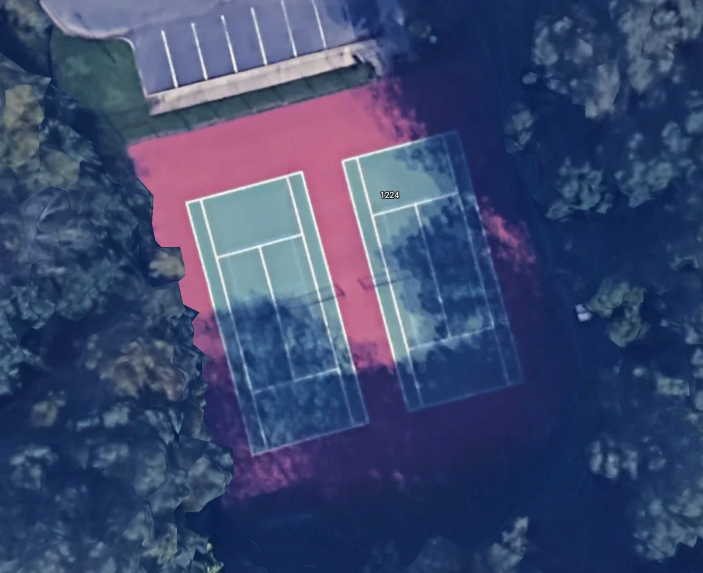
#> input picture 1.png, 1406 x 1146 px, found by its file name (shown at 1/2 size)
$ python test.py
#> lines starting #> are read from the running program, lines starting #| are printed output that depends on the picture; after the words box and inside, x2 and y2 are one past the last pixel; in counts of white or black regions, pixels touching at a corner belong together
import cv2
import numpy as np

# Load the image
image_path = '1.png'
image = cv2.imread(image_path)
#> image is the input picture: shape (1146, 1406, 3); mean B, G, R 110.6, 73.2, 60.8
hsv = cv2.cvtColor(image, cv2.COLOR_BGR2HSV)
#> hsv: shape (1146, 1406, 3); mean H, S, V 113.9, 145, 113.8

# Define the range of white color in HSV, adjusted for shadows
lower_white = np.array([0, 0, 100])
upper_white = np.array([180, 50, 255])

# Threshold the HSV image to get only white colors
mask = cv2.inRange(hsv, lower_white, upper_white)
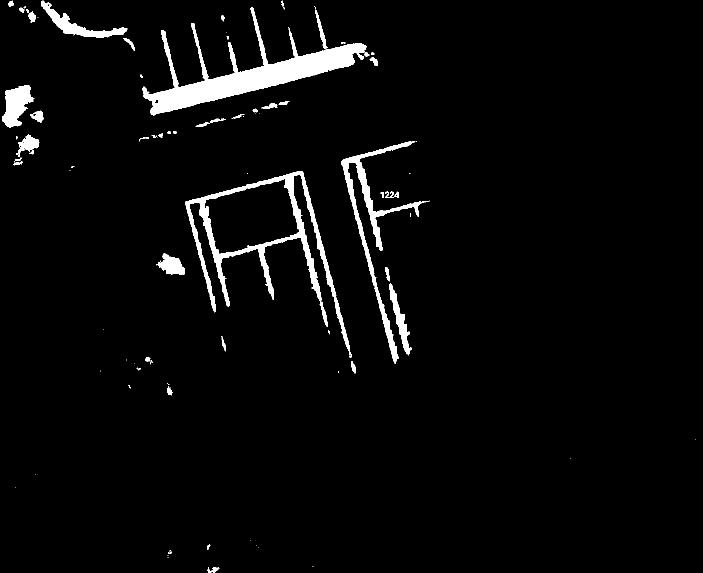
#> mask: shape (1146, 1406) (shown at 1/2 size); 3.6% white; 100 white regions (49 under 20 px), largest, box (x1, y1, x2, y2) and area: (285, 14, 733, 231) 21656, (370, 342, 704, 715) 14122, (683, 283, 859, 728) 7654

# Perform morphological operations to clean up the mask
kernel = np.ones((5, 5), np.uint8)
mask = cv2.morphologyEx(mask, cv2.MORPH_CLOSE, kernel)
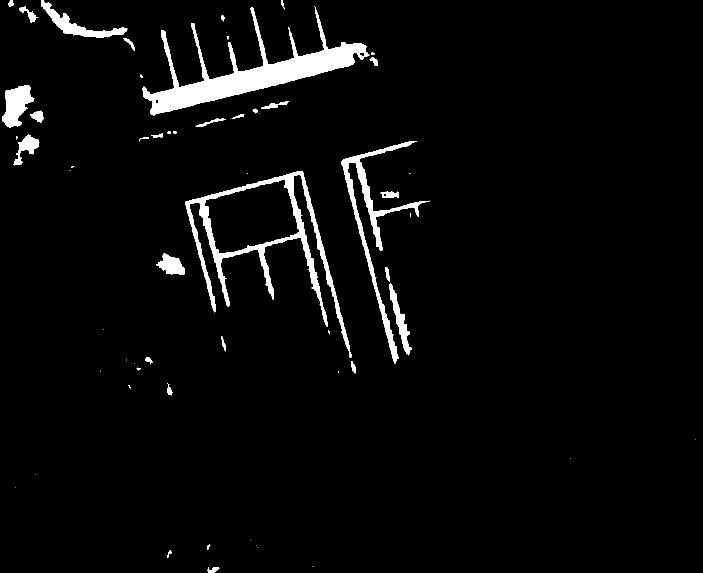
#> mask: shape (1146, 1406) (shown at 1/2 size); 3.6% white; 61 white regions (24 under 20 px), largest, box (x1, y1, x2, y2) and area: (285, 14, 739, 231) 22411, (370, 342, 704, 715) 14264, (683, 282, 859, 728) 7718
mask = cv2.morphologyEx(mask, cv2.MORPH_OPEN, kernel)
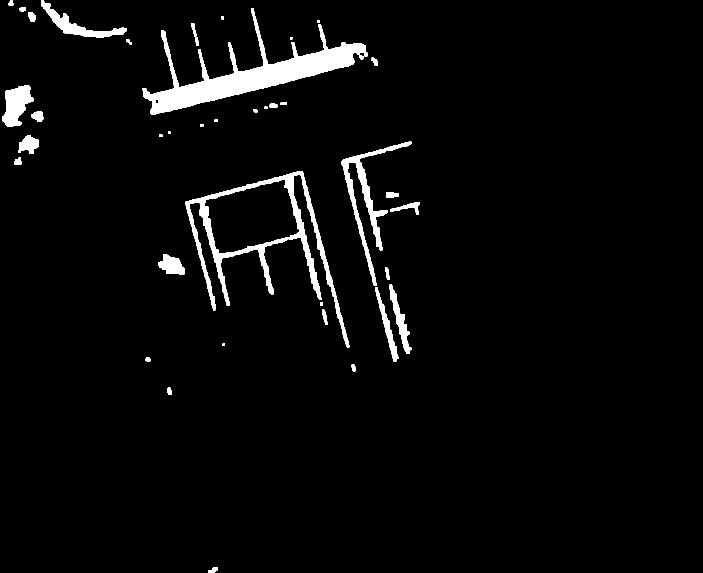
#> mask: shape (1146, 1406) (shown at 1/2 size); 3.5% white; 39 white regions

# Find contours
contours, _ = cv2.findContours(mask, cv2.RETR_EXTERNAL, cv2.CHAIN_APPROX_SIMPLE)
#> contours = 39 contours, 3 with area under 20; largest, box (x1, y1, x2, y2) and area: (285, 16, 736, 230) 20902, (371, 342, 699, 695) 12268, (683, 283, 823, 572) 4970, (5, 171, 67, 254) 3039, (82, 0, 254, 76) 2766

# Function to filter contours based on shape and size
def is_tennis_court(cnt):
    approx = cv2.approxPolyDP(cnt, 0.02 * cv2.arcLength(cnt, True), True)
    if len(approx) == 4:
        x, y, w, h = cv2.boundingRect(approx)
        aspect_ratio = float(w) / h
        if 0.9 < aspect_ratio < 1.1 and 5000 < w * h < 50000:  # Adjust size thresholds as needed
            return True
    return False

# Filter contours
tennis_courts = [cnt for cnt in contours if is_tennis_court(cnt)]
#> tennis_courts = []

# Draw detected tennis courts on the original image
for cnt in tennis_courts:
    cv2.drawContours(image, [cnt], -1, (0, 255, 0), 3)
#> this loop made 0 passes

# Show the result
cv2.imshow('Detected Tennis Courts', image)
cv2.imshow('Mask of White Areas', mask)
cv2.waitKey(0)
cv2.destroyAllWindows()

$ run again, with 2.png copied over 1.png
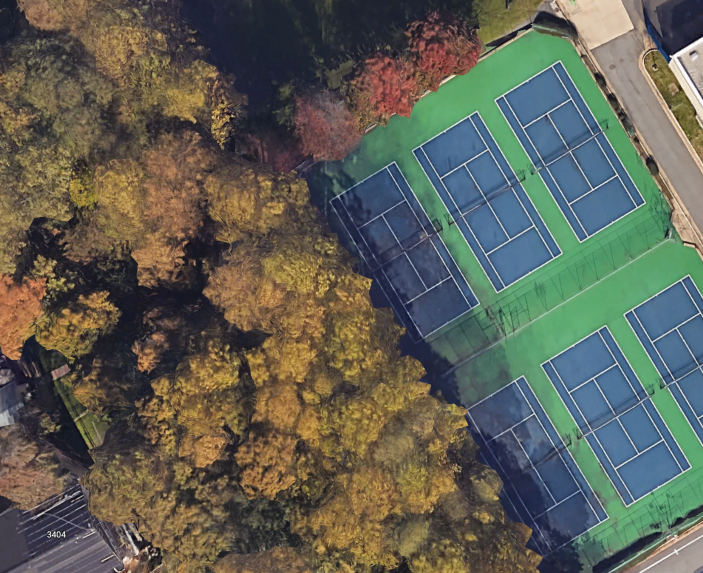
#> input picture 2.png, 1406 x 1146 px, found by its file name (shown at 1/2 size)
#> image is the input picture: shape (1146, 1406, 3); mean B, G, R 85.2, 96.4, 95.1
#> hsv: shape (1146, 1406, 3); mean H, S, V 62.6, 92.2, 114.5
#> `mask = cv2.inRange(hsv, lower_white, upper_white)`:
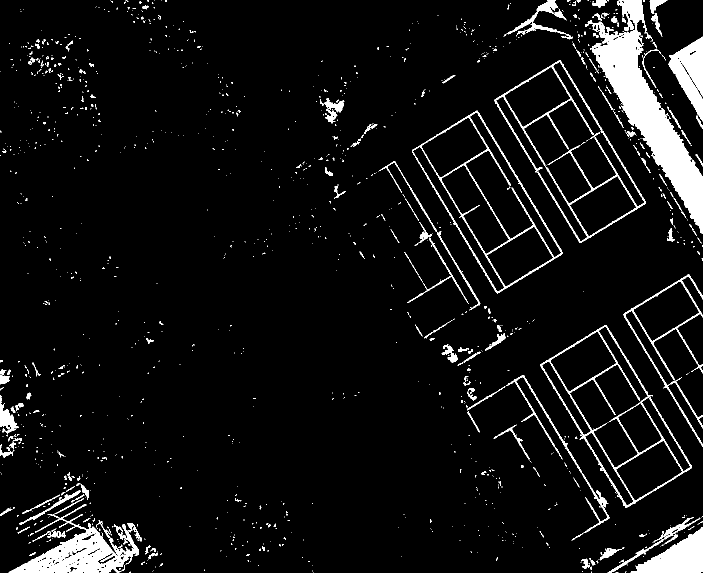
#> mask: shape (1146, 1406) (shown at 1/2 size); 6.2% white; 1277 white regions (1101 under 20 px), largest, box (x1, y1, x2, y2) and area: (1170, 0, 1406, 468) 27974, (17, 1008, 278, 1146) 11778, (1261, 1054, 1406, 1146) 6706
#> `mask = cv2.morphologyEx(mask, cv2.MORPH_OPEN, kernel)`:
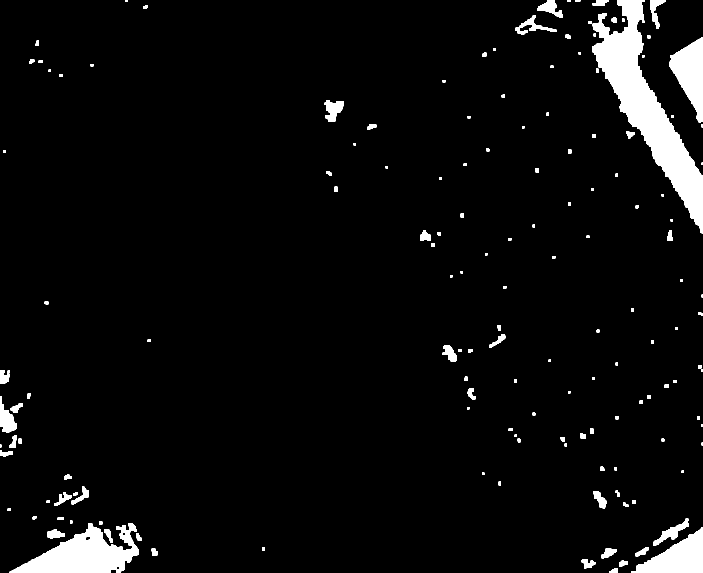
#> mask: shape (1146, 1406) (shown at 1/2 size); 4.6% white; 152 white regions (6 under 20 px)
#> contours = 152 contours, 28 with area under 20; largest, box (x1, y1, x2, y2) and area: (1184, 0, 1406, 467) 28684, (19, 1046, 278, 1146) 13053, (1262, 1055, 1406, 1146) 6538, (1338, 75, 1406, 245) 6258, (0, 792, 34, 865) 1174
#> tennis_courts = []

$ run again, with 3.png copied over 1.png
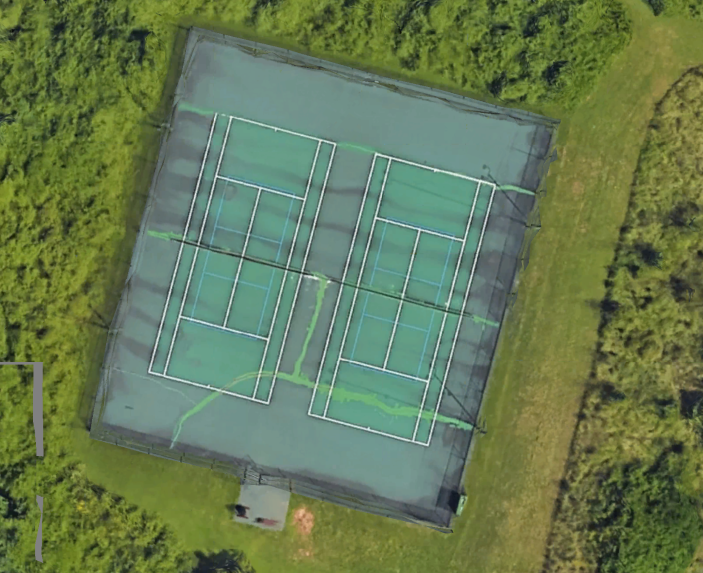
#> input picture 3.png, 1406 x 1146 px, found by its file name (shown at 1/2 size)
#> image is the input picture: shape (1146, 1406, 3); mean B, G, R 82.5, 121.8, 101.6
#> hsv: shape (1146, 1406, 3); mean H, S, V 54.6, 104.5, 122.2
#> `mask = cv2.inRange(hsv, lower_white, upper_white)`:
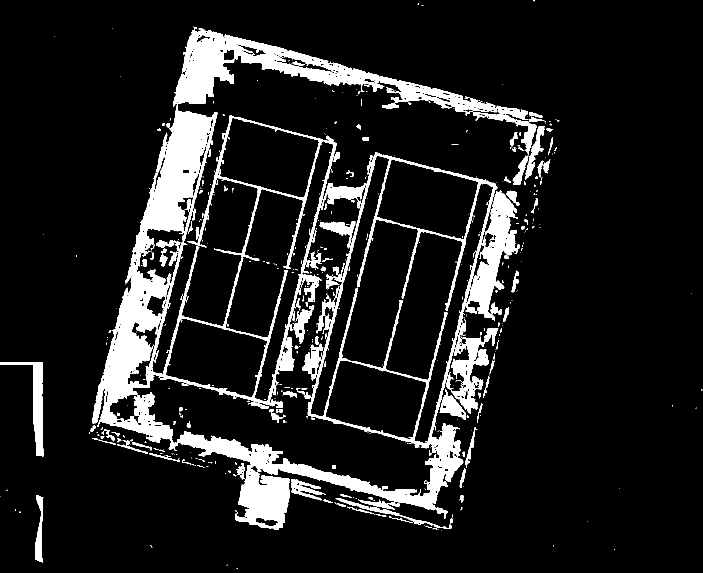
#> mask: shape (1146, 1406) (shown at 1/2 size); 11.4% white; 539 white regions (405 under 20 px), largest, box (x1, y1, x2, y2) and area: (184, 53, 1073, 1060) 148294, (899, 641, 997, 828) 5868, (0, 724, 87, 913) 3620
#> `mask = cv2.morphologyEx(mask, cv2.MORPH_OPEN, kernel)`:
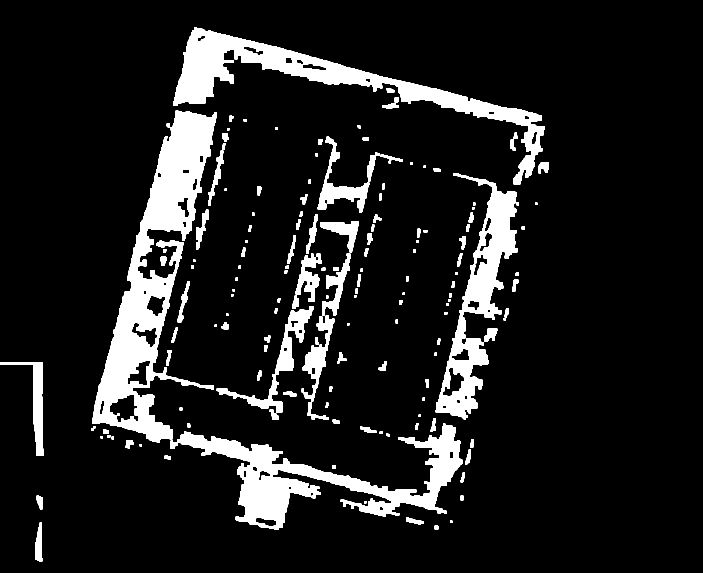
#> mask: shape (1146, 1406) (shown at 1/2 size); 11.5% white; 159 white regions
#> contours = 158 contours, 22 with area under 20; largest, box (x1, y1, x2, y2) and area: (184, 221, 434, 885) 56994, (347, 55, 1089, 369) 34982, (340, 847, 926, 1059) 32739, (871, 346, 1036, 839) 23790, (480, 612, 628, 825) 5090
#> tennis_courts = []

$ run again, with 4.png copied over 1.png
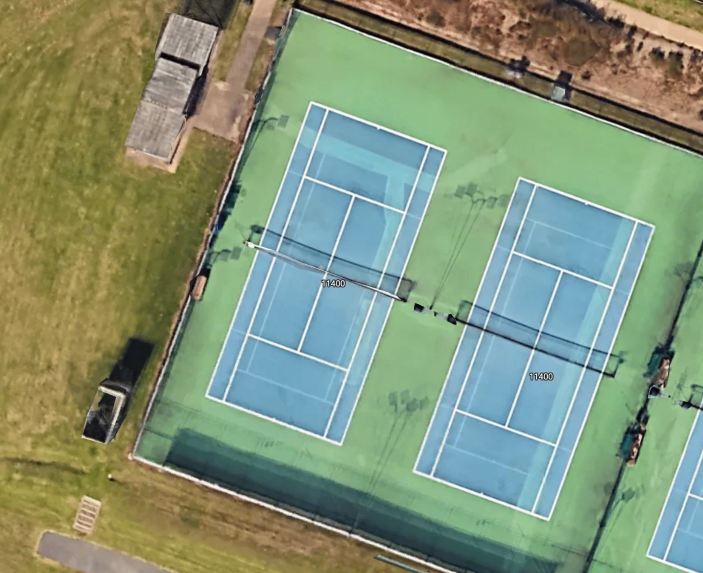
#> input picture 4.png, 1406 x 1146 px, found by its file name (shown at 1/2 size)
#> image is the input picture: shape (1146, 1406, 3); mean B, G, R 120.6, 147.8, 130.6
#> hsv: shape (1146, 1406, 3); mean H, S, V 54.8, 92, 159.5
#> `mask = cv2.inRange(hsv, lower_white, upper_white)`:
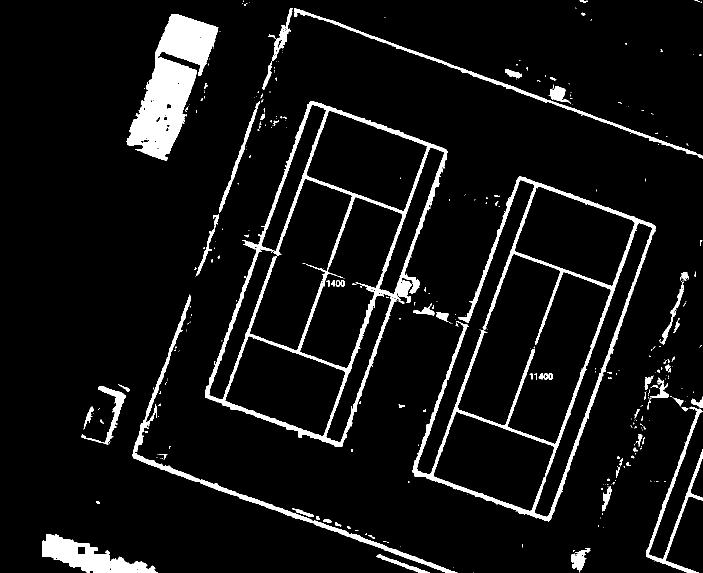
#> mask: shape (1146, 1406) (shown at 1/2 size); 7.1% white; 360 white regions (281 under 20 px), largest, box (x1, y1, x2, y2) and area: (410, 202, 895, 894) 26354, (253, 28, 437, 322) 24339, (825, 352, 1311, 1043) 23809
#> `mask = cv2.morphologyEx(mask, cv2.MORPH_OPEN, kernel)`:
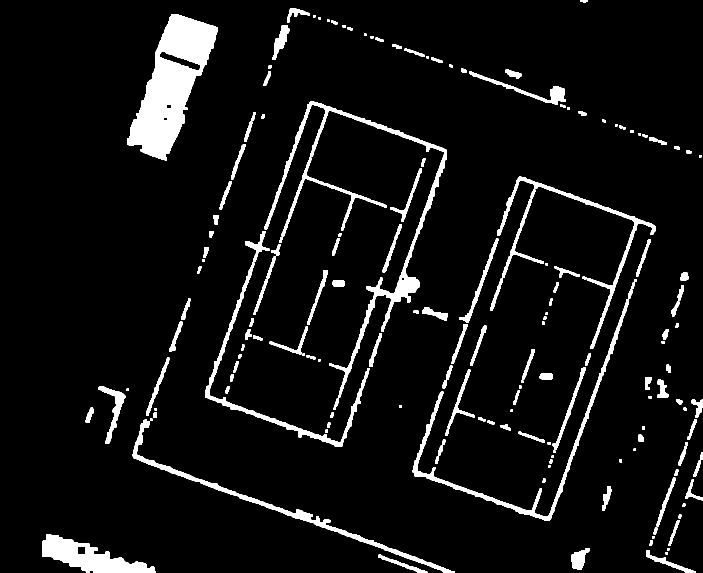
#> mask: shape (1146, 1406) (shown at 1/2 size); 6.7% white; 196 white regions
#> contours = 196 contours, 34 with area under 20; largest, box (x1, y1, x2, y2) and area: (254, 28, 436, 321) 25540, (564, 202, 894, 789) 9386, (84, 1068, 312, 1146) 8007, (825, 598, 1258, 1042) 6104, (265, 839, 910, 1146) 5969
#> tennis_courts = []
